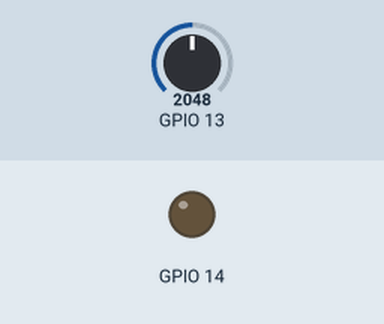
This sketch was run on a simulated ESP32. Shown: output pins drawn as LEDs (lit = HIGH). The inputs (shaded band) are chosen by the test bench; at power-on: GPIO 13 = 2048. What the sketch prints to the serial monitor is not drawn.

Above: at 1.2 s.
1.3 s: GPIO 13 set to 70
At 2.1 s:
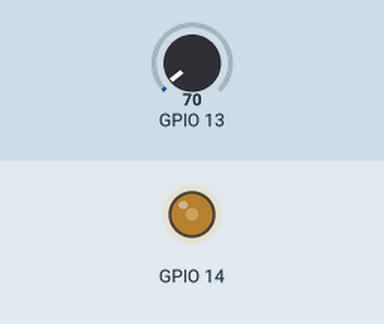
2.8 s: GPIO 13 set to 0
At 3.2 s:
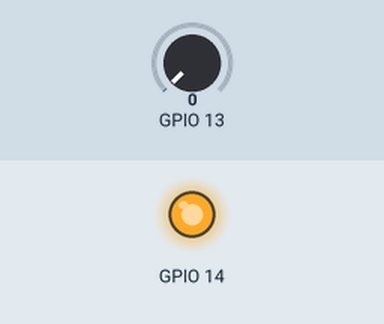
Timing chart, 0 to 5.8 s (numbered marks = the images above; inputs shaded):
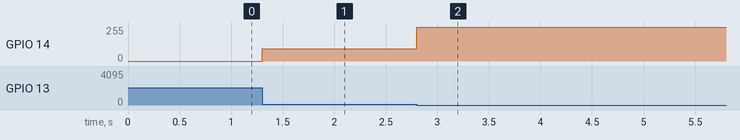

The sketch:

w3_1.ino
```cpp
void setup() {
  Serial.begin(115200); //設定傳輸鮑率，跟電腦傳輸資料的頻率
  pinMode(13, INPUT); //設定腳位為輸入用

  ledcSetup(0, 5000, 8);   //頻率5000，頻道0，解析度8;
  ledcAttachPin(14, 0);  //將上述頻道0附加到ledPin腳位14上
}

void loop() {
  int input = analogRead(13);
  if(input>110)input=110;
  int input_map = map(input, 0, 110, 0, 255);
  Serial.println(input);

  ledcWrite(0, 255-input_map);  //頻道0
}
```

Measured:
- after the input at 1.3 s, GPIO 14: 0/255 → 93/255 at once
- after the input at 2.8 s, GPIO 14: 93/255 → 255/255 at once
